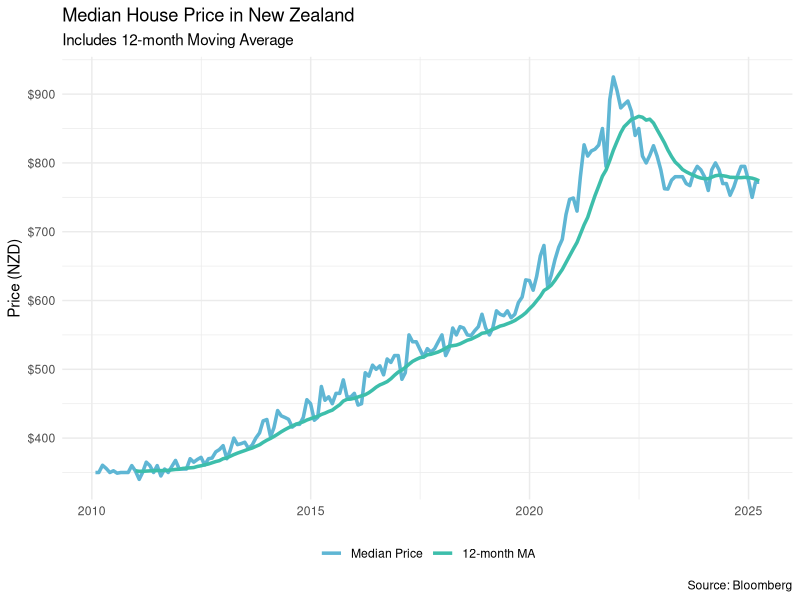
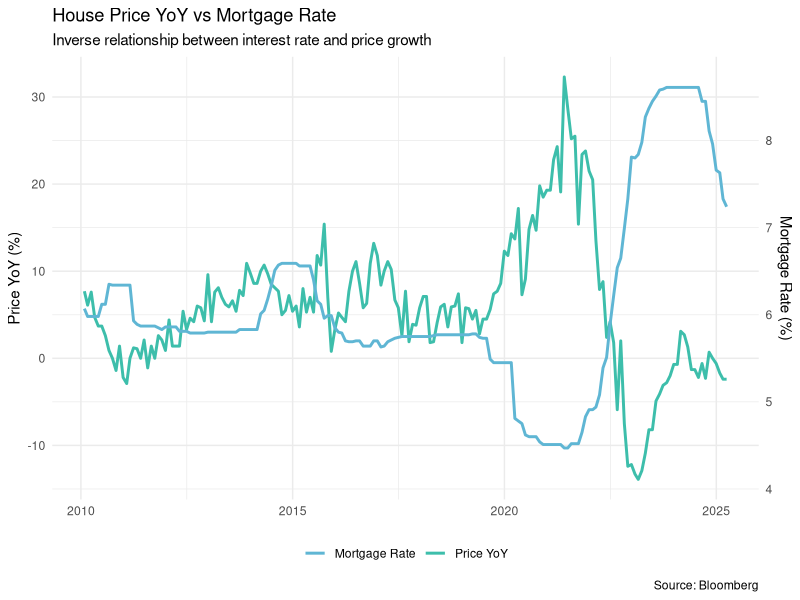
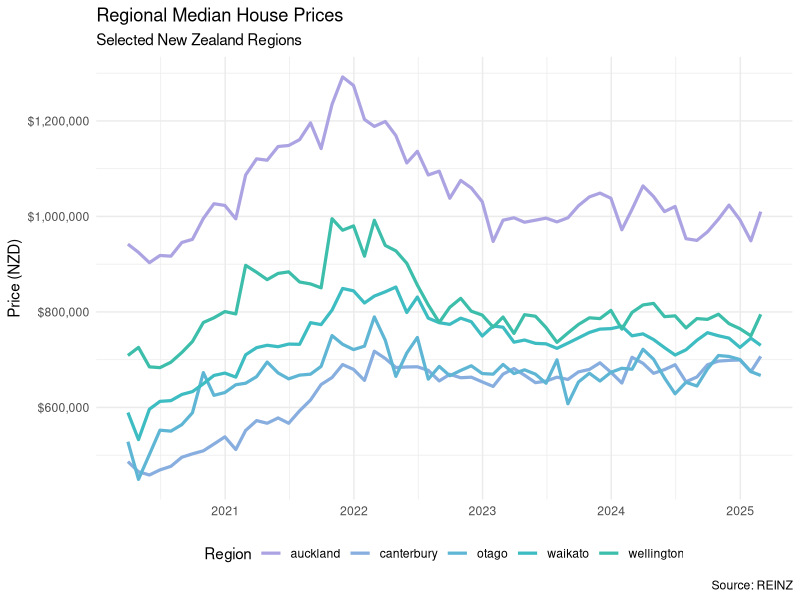
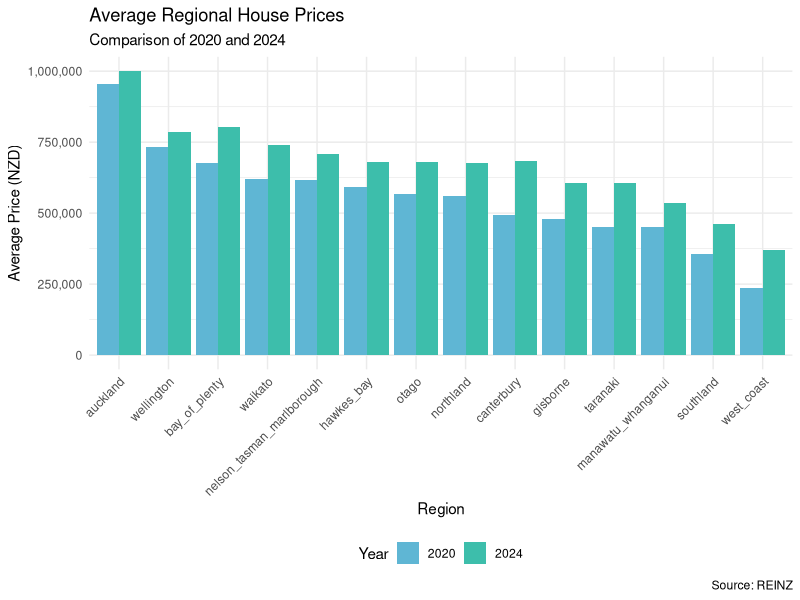
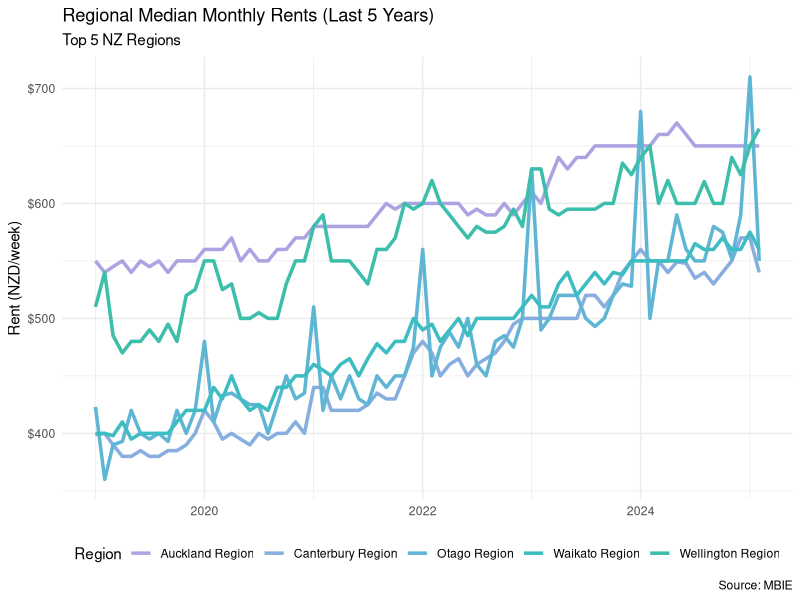
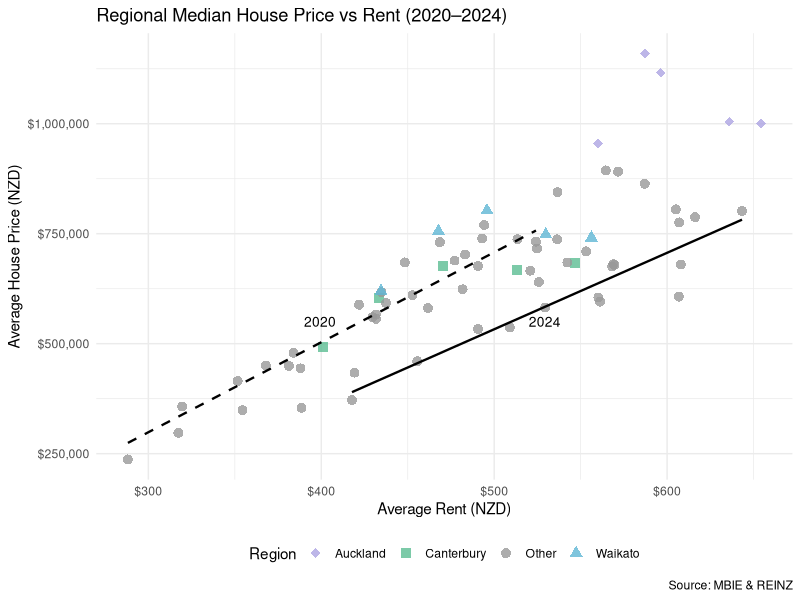
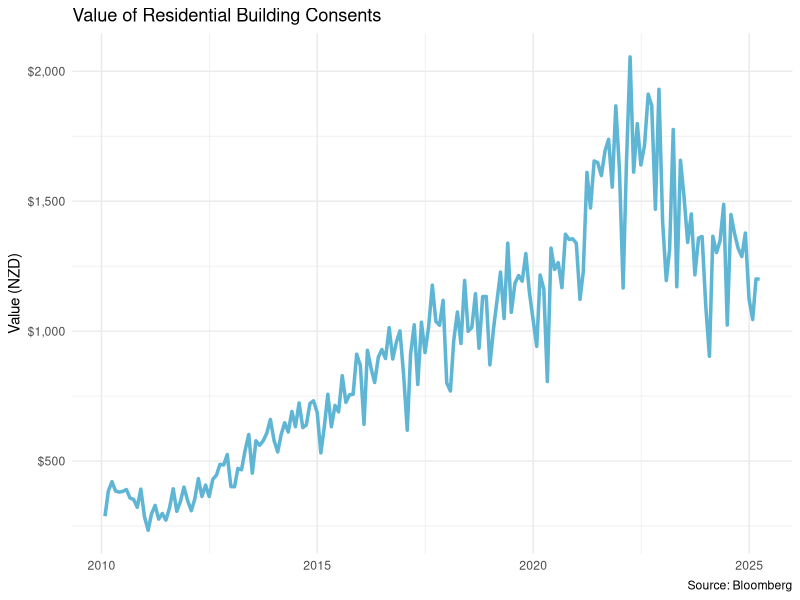
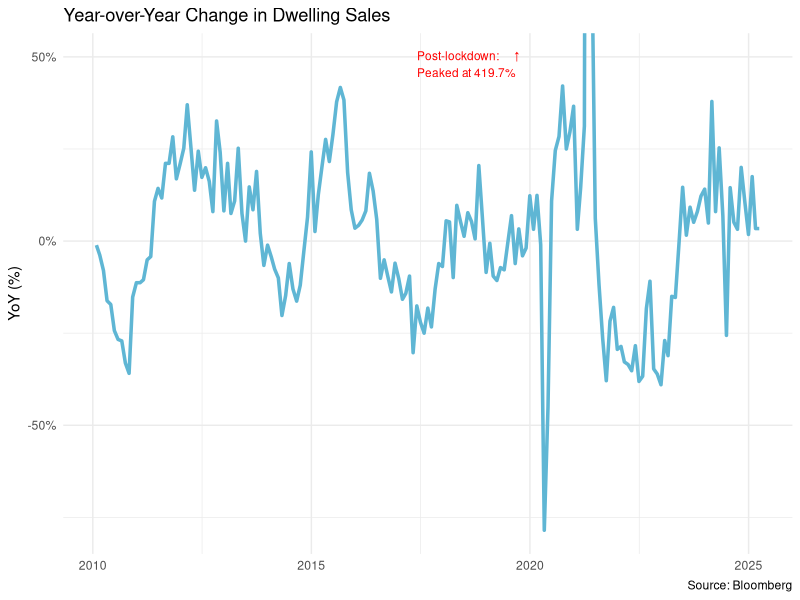

These figures' R source, in order:
# plot_all_slides.R
# 圖表總整，用於 Keynote Slide 1~6 繪圖（更新版：統一圖例位置、色彩、資料來源）

# ==== 套件載入 ====
library(readr)
library(dplyr)
library(tidyr)
library(lubridate)
library(ggplot2)
library(scales)
library(zoo)
library(stringr)
library(colorspace)
# ==== 通用主題與色彩 ====
custom_theme <- theme_minimal(base_family = "Helvetica") +
  theme(legend.position = "bottom")
custom_colors <- c("#ACA4E2", "#87AEDF", "#5FB6D4", "#3DBCC2", "#3DBEAB", "#5CBD92")
cold_palette <- qualitative_hcl(6, "Cold")

# ==== Slide 1 ====
housing <- read_csv("data/nz-house.csv") %>%
  mutate(Dates = ymd(Dates)) %>%
  arrange(Dates) %>%
  mutate(median_price_ma12 = rollmean(median_price, 12, fill = NA, align = "right"))

housing_long <- housing %>%
  select(Dates, median_price, median_price_ma12) %>%
  pivot_longer(-Dates, names_to = "type", values_to = "value")

p1_1 <- ggplot(housing_long, aes(x = Dates, y = value, color = type)) +
  geom_line(size = 1.2) +
  scale_color_manual(values = cold_palette[c(3, 5)], labels = c("Median Price", "12-month MA")) +
  scale_y_continuous(labels = dollar_format(prefix = "$")) +
  labs(title = "Median House Price in New Zealand", subtitle = "Includes 12-month Moving Average", caption="Source: Bloomberg", x = NULL, y = "Price (NZD)", color = NULL) +
  custom_theme

print(p1_1)
ggsave("plots/median-price-trend.png", p1_1, width = 6, height = 4, dpi = 300)

p1_2 <- ggplot(housing, aes(x = Dates)) +
  geom_line(aes(y = median_price_yoy, color = "Price YoY"), size = 1) +
  geom_line(aes(y = (mortgage_rate - 5.5) * 10, color = "Mortgage Rate"), size = 1) +
  scale_y_continuous(name = "Price YoY (%)", sec.axis = sec_axis(~ . / 10 + 5.5, name = "Mortgage Rate (%)")) +
  scale_color_manual(values = cold_palette[c(3, 5)], name = NULL) +
  labs(title = "House Price YoY vs Mortgage Rate", subtitle = "Inverse relationship between interest rate and price growth", caption="Source: Bloomberg", x = NULL) +
  custom_theme
print(p1_2)
ggsave("plots/mortgage-rate-vs-price-yoy.png", p1_2, width = 6, height = 4, dpi = 300)

# ==== Slide 2 ====
regional_house <- read_csv("data/nz_regional_house_prices.csv") %>% rename(date = 1) %>% mutate(date = ymd(date))

selected_regions <- c("auckland", "wellington", "canterbury", "otago", "waikato")

filtered_data <- regional_house %>%
  pivot_longer(-date, names_to = "region", values_to = "price") %>%
  filter(region %in% selected_regions)

p2_1 <- ggplot(filtered_data, aes(x = date, y = price, color = region)) +
  geom_line(size = 1.1) +
  scale_y_continuous(labels = dollar_format()) +
  scale_color_manual(values = cold_palette) +
  labs(title = "Regional Median House Prices", subtitle = "Selected New Zealand Regions", caption="Source: REINZ", x = NULL, y = "Price (NZD)", color = "Region") +
  custom_theme
print(p2_1)
ggsave("plots/slide2_price_trend.png", p2_1, width = 6, height = 4, dpi = 300)

house_long <- regional_house %>%
  pivot_longer(-date, names_to = "region", values_to = "price") %>%
  filter(!is.na(price)) %>%
  mutate(year = year(date), period = case_when(year == 2020 ~ "2020", year == 2024 ~ "2024")) %>%
  filter(!is.na(period))

summary_table <- house_long %>%
  group_by(region, period) %>%
  summarise(avg_price = mean(price, na.rm = TRUE), .groups = "drop")

p2_2 <- ggplot(summary_table, aes(x = reorder(region, -avg_price), y = avg_price, fill = period)) +
  geom_col(position = position_dodge()) +
  scale_y_continuous(labels = comma) +
  scale_fill_manual(values = cold_palette[c(3, 5)]) +
  labs(title = "Average Regional House Prices", subtitle = "Comparison of 2020 and 2024", caption="Source: REINZ", x = "Region", y = "Average Price (NZD)", fill = "Year") +
  custom_theme +
  theme(axis.text.x = element_text(angle = 45, hjust = 1))
print(p2_2)
ggsave("plots/slide2_avg_bar.png", p2_2, width = 6, height = 4, dpi = 300)

# ==== Slide 3_1：租金趨勢 ====
rental_data <- read_csv("data/nz_regional_rental.csv") %>%
  rename(date = `Time Frame`, region = Location, rent = `Median Rent`) %>%
  filter(!is.na(region), !is.na(rent)) %>%
  mutate(date = ymd(date)) %>%
  filter(date >= as.Date("2019-01-01"))

top_regions <- c("Auckland Region", "Wellington Region", "Canterbury Region", "Otago Region", "Waikato Region")

filtered <- rental_data %>% filter(region %in% top_regions)

p3_1 <- ggplot(filtered, aes(x = date, y = rent, color = region)) +
  geom_line(size = 1.2) +
  scale_color_manual(values = cold_palette[1:5]) +
  scale_y_continuous(labels = dollar_format(prefix = "$")) +
  labs(
    title = "Regional Median Monthly Rents (Last 5 Years)",
    subtitle = "Top 5 NZ Regions", caption = "Source: MBIE",
    x = NULL,
    y = "Rent (NZD/week)",
    color = "Region"
  ) + custom_theme
print(p3_1)
ggsave("plots/slide3_rent_trend.png", p3_1, width = 6, height = 4, dpi = 300)

# ==== Slide 3_2：房價 vs 租金（含特定地區標示與年份回歸線） ====
# 圖 3_2 要畫租金 vs 房租，這部分花比較多時間 merge 資料
# 對應表
region_map <- tribble(
  ~house_region,             ~rental_region,
  "northland",               "northland_region",
  "auckland",                "auckland_region",
  "waikato",                 "waikato_region",
  "bay_of_plenty",           "bay_of_plenty_region",
  "gisborne",                "gisborne_region",
  "hawkes_bay",              "hawkes_bay_region",
  "taranaki",                "taranaki_region",
  "manawatu_whanganui",      "manawatu_wanganui_region",
  "wellington",              "wellington_region",
  "nelson_tasman_marlborough", "nelson",
  "nelson_tasman_marlborough", "tasman",
  "nelson_tasman_marlborough", "marlborough",
  "west_coast",              "west_coast_region",
  "canterbury",              "canterbury_region",
  "otago",                   "otago_region",
  "southland",               "southland_region"
)

# 房價處理：每年每地區平均
house <- read_csv("data/nz_regional_house_prices.csv") %>%
  mutate(date = ymd(date), year = year(date)) %>%
  filter(year %in% 2020:2024) %>%
  pivot_longer(cols = -c(date, year), names_to = "region", values_to = "price") %>%
  group_by(region = str_to_lower(region), year) %>%
  summarise(avg_price = mean(price, na.rm = TRUE), .groups = "drop")

# 租金處理：合併 Nelson/Tasman/Marlborough
rental <- read_csv("data/nz_regional_rental.csv") %>%
  rename(date = `Time Frame`, region = Location, rent = `Median Rent`) %>%
  mutate(
    region = str_to_lower(region) %>%
      str_replace_all(" ", "_") %>%
      str_replace_all("'s", "s") %>%
      str_replace_all("-", "_"),
    year = year(date)
  ) %>%
  filter(year %in% 2020:2024)

nelson_group <- rental %>%
  filter(region %in% c("nelson_region", "tasman_region", "marlborough_region")) %>%
  group_by(date, year) %>%
  summarise(rent = mean(rent, na.rm = TRUE), .groups = "drop") %>%
  mutate(region = "nelson_tasman_marlborough")

rental_clean <- rental %>%
  filter(!region %in% c("nelson_region", "tasman_region", "marlborough_region")) %>%
  bind_rows(nelson_group) %>%
  left_join(region_map, by = c("region" = "rental_region")) %>%
  mutate(region = coalesce(house_region, region)) %>%
  filter(!is.na(region)) %>%
  group_by(region, year) %>%
  summarise(avg_rent = mean(rent, na.rm = TRUE), .groups = "drop")

# 合併
merged_yearly <- inner_join(house, rental_clean, by = c("region", "year"))

# 檢查

merged_year <- merged_yearly %>%
  mutate(shape = case_when(
    region == "auckland" ~ "Auckland",
    region == "waikato" ~ "Waikato",
    region == "canterbury" ~ "Canterbury",
    TRUE ~ "Other"
  ))

p3_2 <- ggplot(merged_year, aes(x = avg_rent, y = avg_price, color = shape, shape = shape)) +
  geom_point(size = 3, alpha = 0.8) +
  geom_smooth(
    data = merged_year %>% filter(year == 2020),
    method = "lm", se = FALSE, color = "black", linetype = "dashed", linewidth = 0.8
  ) +
  geom_smooth(
    data = merged_year %>% filter(year == 2024),
    method = "lm", se = FALSE, color = "black", linetype = "solid", linewidth = 0.8
  ) +
  annotate("text", x = 390, y = 0.55e6, label = "2020", color = "black", hjust = 0, size = 3.5) +
  annotate("text", x = 520, y = 0.55e6, label = "2024", color = "black", hjust = 0, size = 3.5) +
  scale_color_manual(
    values = c("Auckland" = cold_palette[1], "Waikato" = cold_palette[3], "Canterbury" = cold_palette[6], "Other" = "gray60")
  ) +
  scale_shape_manual(
    values = c("Auckland" = 18, "Waikato" = 17, "Canterbury" = 15, "Other" = 16)
  ) +
  scale_y_continuous(labels = dollar_format()) +
  scale_x_continuous(labels = dollar_format(prefix = "$")) +
  labs(
    title = "Regional Median House Price vs Rent (2020–2024)",
    caption  = "Source: MBIE & REINZ",
    x = "Average Rent (NZD)",
    y = "Average House Price (NZD)",
    color = "Region",
    shape = "Region"
  ) +
  custom_theme
print(p3_2)
ggsave("plots/slide3_price_vs_rent.png", p3_2, width = 6, height = 4, dpi = 300)

# ==== Slide 6_1：建照趨勢圖 ====
p6_1 <- ggplot(housing, aes(x = Dates, y = building_value)) +
  geom_line(color = cold_palette[3], size = 1.2) +
  scale_y_continuous(labels = dollar_format(prefix = "$")) +
  labs(
    title = "Value of Residential Building Consents",
    caption = "Source: Bloomberg",
    x = NULL,
    y = "Value (NZD)"
  ) + custom_theme
print(p6_1)
ggsave("plots/slide6_building_consent.png", p6_1, width = 6, height = 4, dpi = 300)

# ==== Slide 6_2：銷售年增率圖（含解封高峰註記） ====
p6_2 <- ggplot(housing, aes(x = Dates, y = sales_yoy)) +
  geom_line(color = cold_palette[3], size = 1.2) +
  annotate("text",
           x = as.Date("2017-6-01"),
           y = 48,
           label = "Post-lockdown:     ↑\nPeaked at 419.7%",
           color = "red", size = 3, hjust = 0) +
  scale_y_continuous(labels = percent_format(scale = 1)) +
  coord_cartesian(ylim=c(NA, 50)) +
  labs(
    title = "Year-over-Year Change in Dwelling Sales",
    caption = "Source: Bloomberg",
    x = NULL,
    y = "YoY (%)"
  ) + custom_theme
print(p6_2)
ggsave("plots/slide6_sales_yoy.png", p6_2, width = 6, height = 4, dpi = 300)

